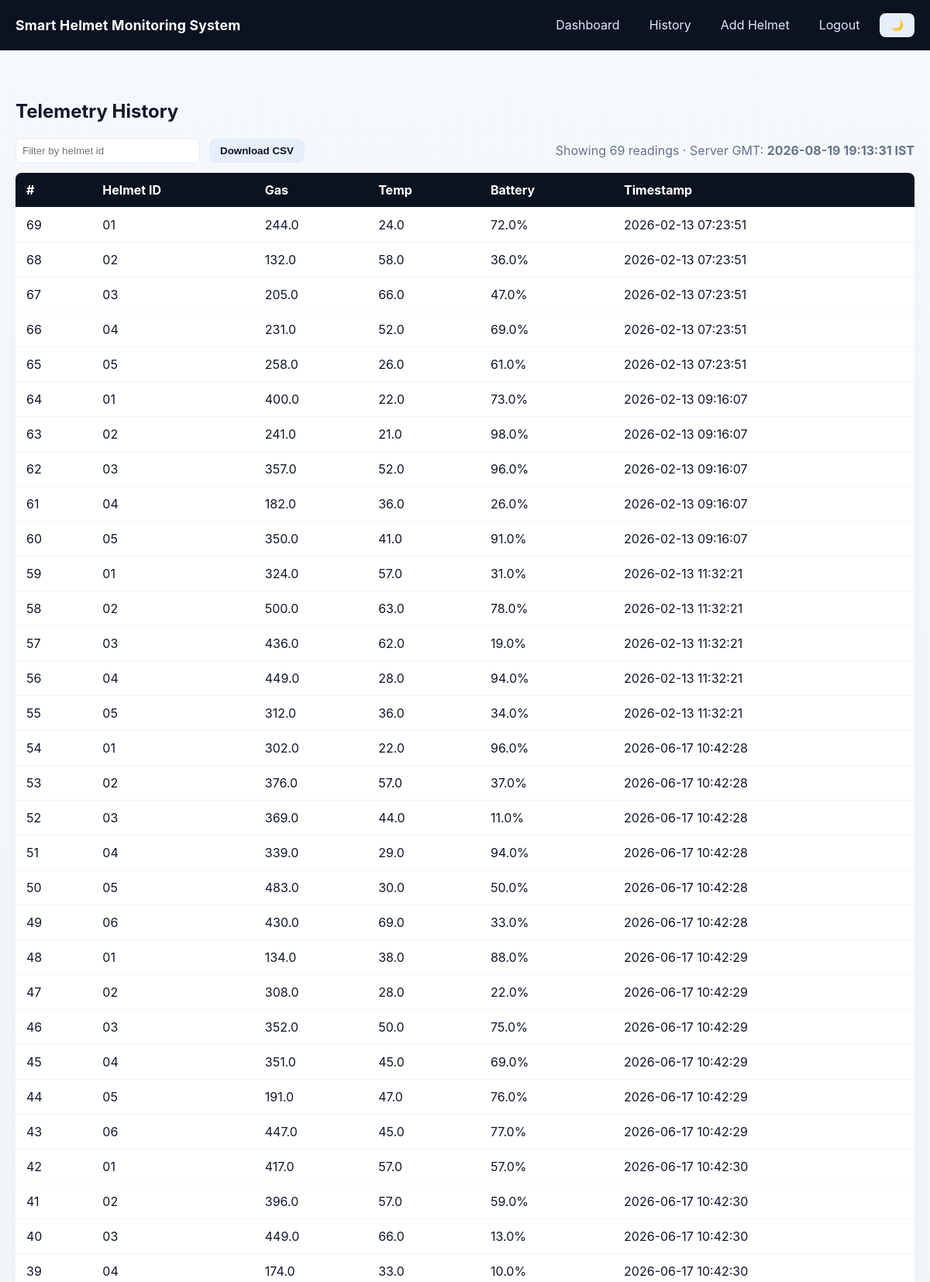
Page /history (signed in, upper part) on the committed database.
### models.py (models this page shows)
class Helmet(db.Model):
    id = db.Column(db.Integer, primary_key=True)
    helmet_id = db.Column(db.String(100), unique=True, nullable=False)
    gas_level = db.Column(db.Float, default=0.0)
    temperature = db.Column(db.Float, default=0.0)
    latitude = db.Column(db.Float, default=0.0)
    longitude = db.Column(db.Float, default=0.0)
    battery_level = db.Column(db.Float, default=100.0)
    status = db.Column(db.String(50), default="SAFE")
    last_updated = db.Column(db.DateTime, default=datetime.utcnow)

class SensorReading(db.Model):
    id = db.Column(db.Integer, primary_key=True)
    helmet_id = db.Column(db.Integer, db.ForeignKey('helmet.id', ondelete='CASCADE'), nullable=False)
    gas_level = db.Column(db.Float, nullable=False)
    temperature = db.Column(db.Float, nullable=False)
    battery_level = db.Column(db.Float, nullable=False)
    timestamp = db.Column(db.DateTime, default=ist_now, index=True)
    helmet = db.relationship('Helmet', backref=db.backref('readings', lazy='dynamic', cascade='all, delete-orphan'))

### app.py (the view)
@app.route('/history')
@login_required
def history():
    limit = 500
    readings = SensorReading.query.order_by(SensorReading.timestamp.desc()).limit(limit).all()
    out = []
    for r in reversed(readings):
        out.append({
            'helmet_id': r.helmet.helmet_id if r.helmet else f'id:{r.helmet_id}',
            'gas_level': r.gas_level,
            'temperature': r.temperature,
            'battery_level': r.battery_level,
            'timestamp': r.timestamp
        })
    return render_template('history.html', readings=out, server_gmt=ist_now().strftime('%Y-%m-%d %H:%M:%S IST'))

### app.py (called while the page is built)
def ist_now():
    return datetime.now(ZoneInfo("Asia/Kolkata"))

@login_manager.user_loader
def load_user(user_id):
    return db.session.get(Admin, int(user_id))

### templates/history.html (shortened to what this page needs)
{% extends "base.html" %}
{% block content %}
<h2>Telemetry History</h2>
<div class="meta-row" style="align-items:center; gap:12px; margin-bottom:12px;">
  <input id="filterInput" placeholder="Filter by helmet id" style="padding:8px;border-radius:8px;border:1px solid #e6edf3; width:220px;">
  <button id="downloadCsv" class="btn">Download CSV</button>
  <div style="margin-left:auto; color:#64748b">Showing <span id="rowCount">0</span> readings · Server GMT: <strong>{{ server_gmt }}</strong></div>
</div>
<div class="table-wrapper">
  <table id="historyTable">
    <thead>
      <tr>
        <th>#</th>
        <th>Helmet ID</th>
        <th>Gas</th>
        <th>Temp</th>
        <th>Battery</th>
        <th>Timestamp</th>
      </tr>
    </thead>
    <tbody>
      {% for r in readings %}
      <tr>
        <td>{{ loop.revindex }}</td>
        <td>{{ r.helmet_id }}</td>
        <td>{{ r.gas_level }}</td>
        <td>{{ r.temperature }}</td>
        <td>{{ r.battery_level }}%</td>
        <td>{{ r.timestamp.strftime('%Y-%m-%d %H:%M:%S') if r.timestamp else '-' }}</td>
      </tr>
      {% endfor %}
    </tbody>
  </table>
</div>
{% endblock %}

### templates/base.html (shortened to what this page needs)
<!DOCTYPE html>
<html lang="en">
<head>
    <link rel="stylesheet" href="{{ url_for('static', filename='css/style.css') }}">
</head>
<body>
    {% block navbar %}
    <div class="navbar">
        <h2>Smart Helmet Monitoring System</h2>
        <div class="nav-links">
            <a href="{{ url_for('dashboard') }}">Dashboard</a>
            <a href="{{ url_for('history') }}">History</a>
            <a href="{{ url_for('add_helmet') }}">Add Helmet</a>
            <a href="{{ url_for('logout') }}">Logout</a>
            <button id="themeToggle" class="btn" title="Toggle theme">🌙</button>
        </div>
    </div>
    {% endblock %}
    <div class="container">
        {% block content %}{% endblock %}
    </div>
</body>
</html>

### static/css/style.css (style rules this page uses)
body { font-family: Inter, ui-sans-serif, system-ui, -apple-system, 'Segoe UI', Roboto, 'Helvetica Neue', Arial; margin: 0; background: linear-gradient(180deg,#f6f9fc 0%, #eef2f6 100%); color: #0f172a; }
.container { max-width: 1180px; margin: 24px auto; padding: 20px; }
.navbar { background-color: #0b1220; color: white; padding: 14px 20px; display: flex; gap: 12px; align-items: center; border-bottom: 1px solid rgba(255,255,255,0.04); }
.navbar h2 { margin: 0; font-size: 1.1rem; letter-spacing: 0.2px; }
.navbar .nav-links { margin-left: auto; display: flex; gap: 14px; align-items: center; }
.navbar .nav-links a { color: #dbeafe; text-decoration: none; padding: 8px 12px; border-radius: 6px; transition: background .15s; }
.btn { display: inline-block; padding: 8px 14px; border-radius: 8px; border: none; cursor: pointer; background: #e6eefc; color: #0b1220; font-weight: 600; text-decoration: none; transition: background .15s, transform .12s, box-shadow .12s, filter .12s; }
.table-wrapper { overflow-x: auto; background: white; border-radius: 8px; box-shadow: 0 6px 30px rgba(2,6,23,0.03); }
table { width: 100%; border-collapse: collapse; min-width: 600px; }
th, td { padding: 12px 14px; text-align: left; border-bottom: 1px solid #f1f5f9; }
th { background: #0b1220; color: #fff; position: sticky; top: 0; }
.meta-row { display:flex; justify-content:space-between; align-items:center; margin-top:12px; }

### rows in the picture
Helmet: helmet_id "01" "01" "01" "01" "01" "01"
SensorReading: gas_level "244.0", temperature "24.0", battery_level "72.0", timestamp "2026-02-13 07:23:51"
Helmet: helmet_id "02" "02" "02" "02" "02" "02"
SensorReading: gas_level "132.0", temperature "58.0", battery_level "36.0", timestamp "2026-02-13 07:23:51"
Helmet: helmet_id "03" "03" "03" "03" "03" "03"
SensorReading: gas_level "205.0", temperature "66.0", battery_level "47.0", timestamp "2026-02-13 07:23:51"
Helmet: helmet_id "04" "04" "04" "04" "04" "04"
SensorReading: gas_level "231.0", temperature "52.0", battery_level "69.0", timestamp "2026-02-13 07:23:51"
Helmet: helmet_id "05" "05" "05" "05" "05"
SensorReading: gas_level "258.0", temperature "26.0", battery_level "61.0", timestamp "2026-02-13 07:23:51"
SensorReading: gas_level "400.0", temperature "22.0", battery_level "73.0", timestamp "2026-02-13 09:16:07"
SensorReading: gas_level "241.0", temperature "21.0", battery_level "98.0", timestamp "2026-02-13 09:16:07"
SensorReading: gas_level "357.0", temperature "52.0", battery_level "96.0", timestamp "2026-02-13 09:16:07"
SensorReading: gas_level "182.0", temperature "36.0", battery_level "26.0", timestamp "2026-02-13 09:16:07"
SensorReading: gas_level "350.0", temperature "41.0", battery_level "91.0", timestamp "2026-02-13 09:16:07"
SensorReading: gas_level "324.0", temperature "57.0", battery_level "31.0", timestamp "2026-02-13 11:32:21"
SensorReading: gas_level "500.0", temperature "63.0", battery_level "78.0", timestamp "2026-02-13 11:32:21"
SensorReading: gas_level "436.0", temperature "62.0", battery_level "19.0", timestamp "2026-02-13 11:32:21"
SensorReading: gas_level "449.0", temperature "28.0", battery_level "94.0", timestamp "2026-02-13 11:32:21"
SensorReading: gas_level "312.0", temperature "36.0", battery_level "34.0", timestamp "2026-02-13 11:32:21"
SensorReading: gas_level "302.0", temperature "22.0", battery_level "96.0", timestamp "2026-06-17 10:42:28"
SensorReading: gas_level "376.0", temperature "57.0", battery_level "37.0", timestamp "2026-06-17 10:42:28"
SensorReading: gas_level "369.0", temperature "44.0", battery_level "11.0", timestamp "2026-06-17 10:42:28"
SensorReading: gas_level "339.0", temperature "29.0", battery_level "94.0", timestamp "2026-06-17 10:42:28"
SensorReading: gas_level "483.0", temperature "30.0", battery_level "50.0", timestamp "2026-06-17 10:42:28"
Helmet: helmet_id "06" "06"
SensorReading: gas_level "430.0", temperature "69.0", battery_level "33.0", timestamp "2026-06-17 10:42:28"
SensorReading: gas_level "134.0", temperature "38.0", battery_level "88.0", timestamp "2026-06-17 10:42:29"
SensorReading: gas_level "308.0", temperature "28.0", battery_level "22.0", timestamp "2026-06-17 10:42:29"
SensorReading: gas_level "352.0", temperature "50.0", battery_level "75.0", timestamp "2026-06-17 10:42:29"
SensorReading: gas_level "351.0", temperature "45.0", battery_level "69.0", timestamp "2026-06-17 10:42:29"
SensorReading: gas_level "191.0", temperature "47.0", battery_level "76.0", timestamp "2026-06-17 10:42:29"
SensorReading: gas_level "447.0", temperature "45.0", battery_level "77.0", timestamp "2026-06-17 10:42:29"
SensorReading: gas_level "417.0", temperature "57.0", battery_level "57.0", timestamp "2026-06-17 10:42:30"
SensorReading: gas_level "396.0", temperature "57.0", battery_level "59.0", timestamp "2026-06-17 10:42:30"
SensorReading: gas_level "449.0", temperature "66.0", battery_level "13.0", timestamp "2026-06-17 10:42:30"
SensorReading: gas_level "174.0", temperature "33.0", battery_level "10.0", timestamp "2026-06-17 10:42:30"

### other values in the picture
{{ server_gmt }} "2026-08-19 19:13:31 IST"
